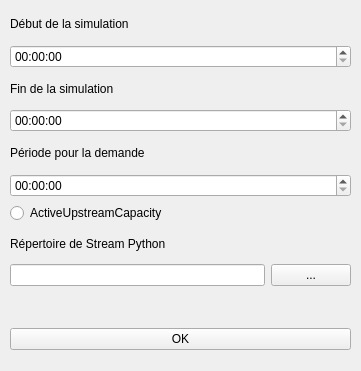
<?xml version="1.0" encoding="UTF-8"?>
<ui version="4.0">
 <class>Form</class>
 <widget class="QWidget" name="Form">
  <property name="geometry">
   <rect>
    <x>0</x>
    <y>0</y>
    <width>361</width>
    <height>371</height>
   </rect>
  </property>
  <property name="windowTitle">
   <string>Form</string>
  </property>
  <widget class="QWidget" name="verticalLayoutWidget">
   <property name="geometry">
    <rect>
     <x>10</x>
     <y>9</y>
     <width>341</width>
     <height>341</height>
    </rect>
   </property>
   <layout class="QVBoxLayout" name="verticalLayout">
    <item>
     <widget class="QLabel" name="label">
      <property name="text">
       <string>Début de la simulation</string>
      </property>
     </widget>
    </item>
    <item>
     <widget class="QTimeEdit" name="beg_TE">
      <property name="displayFormat">
       <string>HH:mm:ss</string>
      </property>
     </widget>
    </item>
    <item>
     <widget class="QLabel" name="label_2">
      <property name="text">
       <string>Fin de la simulation</string>
      </property>
     </widget>
    </item>
    <item>
     <widget class="QTimeEdit" name="end_TE">
      <property name="displayFormat">
       <string>HH:mm:ss</string>
      </property>
     </widget>
    </item>
    <item>
     <widget class="QLabel" name="label_3">
      <property name="text">
       <string>Période pour la demande</string>
      </property>
     </widget>
    </item>
    <item>
     <widget class="QTimeEdit" name="per_TE">
      <property name="displayFormat">
       <string>HH:mm:ss</string>
      </property>
      <property name="calendarPopup">
       <bool>false</bool>
      </property>
     </widget>
    </item>
    <item>
     <widget class="QRadioButton" name="upcapacity_RB">
      <property name="text">
       <string>ActiveUpstreamCapacity</string>
      </property>
      <property name="checked">
       <bool>false</bool>
      </property>
     </widget>
    </item>
    <item>
     <widget class="QLabel" name="label_4">
      <property name="text">
       <string>Répertoire de Stream Python</string>
      </property>
     </widget>
    </item>
    <item>
     <layout class="QHBoxLayout" name="horizontalLayout">
      <item>
       <widget class="QLineEdit" name="streamDir_LE"/>
      </item>
      <item>
       <widget class="QPushButton" name="getDir_PB">
        <property name="text">
         <string>...</string>
        </property>
       </widget>
      </item>
     </layout>
    </item>
    <item>
     <widget class="QLabel" name="message_LE">
      <property name="styleSheet">
       <string notr="true">color: rgb(255, 0, 0);</string>
      </property>
      <property name="text">
       <string/>
      </property>
     </widget>
    </item>
    <item>
     <widget class="QPushButton" name="ok_button">
      <property name="text">
       <string>OK</string>
      </property>
     </widget>
    </item>
   </layout>
  </widget>
 </widget>
 <resources/>
 <connections/>
</ui>
